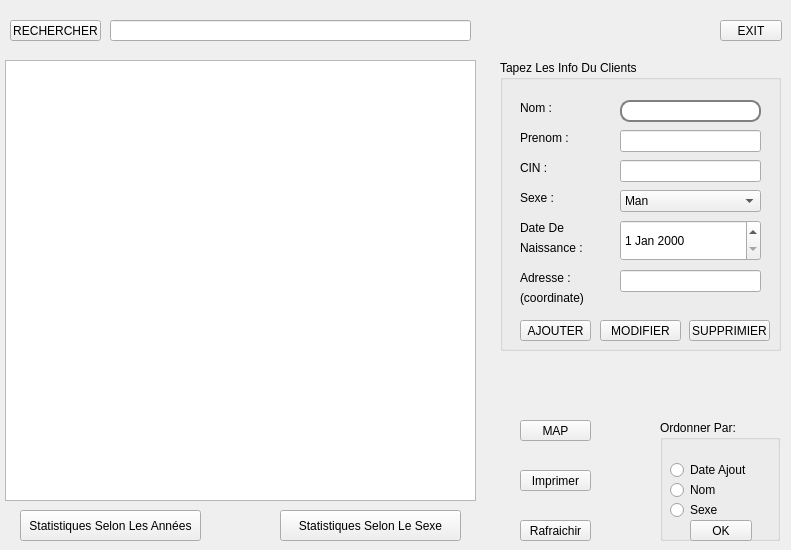
   <widget class="QWidget" name="Clients_Management">
    <attribute name="title">
     <string>Clients</string>
    </attribute>
    <widget class="QGroupBox" name="groupBox_OrderBy">
     <property name="geometry">
      <rect>
       <x>660</x>
       <y>420</y>
       <width>120</width>
       <height>121</height>
      </rect>
     </property>
     <property name="title">
      <string>Ordonner Par:</string>
     </property>
     <widget class="QRadioButton" name="radioButton_Subscription">
      <property name="geometry">
       <rect>
        <x>10</x>
        <y>40</y>
        <width>97</width>
        <height>20</height>
       </rect>
      </property>
      <property name="styleSheet">
       <string notr="true"/>
      </property>
      <property name="text">
       <string>Date Ajout</string>
      </property>
     </widget>
     <widget class="QRadioButton" name="radioButton_Names">
      <property name="geometry">
       <rect>
        <x>10</x>
        <y>60</y>
        <width>97</width>
        <height>20</height>
       </rect>
      </property>
      <property name="text">
       <string>Nom</string>
      </property>
     </widget>
     <widget class="QRadioButton" name="radioButton_Gender">
      <property name="geometry">
       <rect>
        <x>10</x>
        <y>80</y>
        <width>97</width>
        <height>20</height>
       </rect>
      </property>
      <property name="text">
       <string>Sexe</string>
      </property>
     </widget>
     <widget class="QPushButton" name="pushButton_OK">
      <property name="geometry">
       <rect>
        <x>30</x>
        <y>100</y>
        <width>62</width>
        <height>21</height>
       </rect>
      </property>
      <property name="text">
       <string>OK</string>
      </property>
     </widget>
    </widget>
    <widget class="QGroupBox" name="groupBox_ClientInfo">
     <property name="geometry">
      <rect>
       <x>500</x>
       <y>60</y>
       <width>281</width>
       <height>291</height>
      </rect>
     </property>
     <property name="title">
      <string>Tapez Les Info Du Clients</string>
     </property>
     <widget class="QPushButton" name="pushButton_Add">
      <property name="geometry">
       <rect>
        <x>20</x>
        <y>260</y>
        <width>71</width>
        <height>21</height>
       </rect>
      </property>
      <property name="text">
       <string>AJOUTER</string>
      </property>
     </widget>
     <widget class="QLabel" name="label">
      <property name="geometry">
       <rect>
        <x>20</x>
        <y>40</y>
        <width>91</width>
        <height>16</height>
       </rect>
      </property>
      <property name="text">
       <string>Nom :</string>
      </property>
     </widget>
     <widget class="QLabel" name="label_2">
      <property name="geometry">
       <rect>
        <x>20</x>
        <y>70</y>
        <width>91</width>
        <height>16</height>
       </rect>
      </property>
      <property name="text">
       <string>Prenom :</string>
      </property>
     </widget>
     <widget class="QLabel" name="label_3">
      <property name="geometry">
       <rect>
        <x>20</x>
        <y>130</y>
        <width>56</width>
        <height>16</height>
       </rect>
      </property>
      <property name="text">
       <string>Sexe :</string>
      </property>
     </widget>
     <widget class="QLineEdit" name="lineEdit_FirstName">
      <property name="geometry">
       <rect>
        <x>120</x>
        <y>40</y>
        <width>141</width>
        <height>22</height>
       </rect>
      </property>
      <property name="styleSheet">
       <string notr="true">QLineEdit {
    border: 2px solid gray;
    border-radius: 10px;
    padding: 0 8px;
    background: white;
    selection-background-color: darkgray;
}</string>
      </property>
     </widget>
     <widget class="QLineEdit" name="lineEdit_LastName">
      <property name="geometry">
       <rect>
        <x>120</x>
        <y>70</y>
        <width>141</width>
        <height>22</height>
       </rect>
      </property>
     </widget>
     <widget class="QComboBox" name="comboBox_Gender">
      <property name="geometry">
       <rect>
        <x>120</x>
        <y>130</y>
        <width>141</width>
        <height>22</height>
       </rect>
      </property>
      <property name="styleSheet">
       <string notr="true"/>
      </property>
      <item>
       <property name="text">
        <string>Man</string>
       </property>
      </item>
      <item>
       <property name="text">
        <string>Woman</string>
       </property>
      </item>
     </widget>
     <widget class="QLabel" name="label_4">
      <property name="geometry">
       <rect>
        <x>20</x>
        <y>160</y>
        <width>91</width>
        <height>16</height>
       </rect>
      </property>
      <property name="text">
       <string>Date De </string>
      </property>
     </widget>
     <widget class="QDateEdit" name="dateEdit_BirthDate">
      <property name="geometry">
       <rect>
        <x>120</x>
        <y>160</y>
        <width>141</width>
        <height>41</height>
       </rect>
      </property>
      <property name="styleSheet">
       <string notr="true"/>
      </property>
     </widget>
     <widget class="QPushButton" name="pushButton_modify">
      <property name="geometry">
       <rect>
        <x>100</x>
        <y>260</y>
        <width>81</width>
        <height>21</height>
       </rect>
      </property>
      <property name="text">
       <string>MODIFIER</string>
      </property>
     </widget>
     <widget class="QLineEdit" name="lineEdit_CIN">
      <property name="geometry">
       <rect>
        <x>120</x>
        <y>100</y>
        <width>141</width>
        <height>22</height>
       </rect>
      </property>
     </widget>
     <widget class="QLabel" name="label_5">
      <property name="geometry">
       <rect>
        <x>20</x>
        <y>100</y>
        <width>71</width>
        <height>16</height>
       </rect>
      </property>
      <property name="text">
       <string>CIN :</string>
      </property>
     </widget>
     <widget class="QPushButton" name="pushButton_delete">
      <property name="geometry">
       <rect>
        <x>189</x>
        <y>260</y>
        <width>81</width>
        <height>21</height>
       </rect>
      </property>
      <property name="text">
       <string>SUPPRIMIER</string>
      </property>
     </widget>
     <widget class="QLabel" name="label_6">
      <property name="geometry">
       <rect>
        <x>20</x>
        <y>180</y>
        <width>71</width>
        <height>16</height>
       </rect>
      </property>
      <property name="text">
       <string>Naissance :</string>
      </property>
     </widget>
     <widget class="QLineEdit" name="lineEdit_Adresse">
      <property name="geometry">
       <rect>
        <x>120</x>
        <y>210</y>
        <width>141</width>
        <height>22</height>
       </rect>
      </property>
     </widget>
     <widget class="QLabel" name="label_7">
      <property name="geometry">
       <rect>
        <x>20</x>
        <y>210</y>
        <width>91</width>
        <height>16</height>
       </rect>
      </property>
      <property name="text">
       <string>Adresse :</string>
      </property>
     </widget>
     <widget class="QLabel" name="label_8">
      <property name="geometry">
       <rect>
        <x>20</x>
        <y>230</y>
        <width>71</width>
        <height>16</height>
       </rect>
      </property>
      <property name="text">
       <string>(coordinate)</string>
      </property>
     </widget>
    </widget>
    <widget class="QLineEdit" name="lineEdit_SearchBar">
     <property name="geometry">
      <rect>
       <x>110</x>
       <y>20</y>
       <width>361</width>
       <height>21</height>
      </rect>
     </property>
    </widget>
    <widget class="QPushButton" name="pushButton_Search">
     <property name="geometry">
      <rect>
       <x>10</x>
       <y>20</y>
       <width>91</width>
       <height>21</height>
      </rect>
     </property>
     <property name="text">
      <string>RECHERCHER</string>
     </property>
    </widget>
    <widget class="QPushButton" name="pushButton_Quit">
     <property name="geometry">
      <rect>
       <x>720</x>
       <y>20</y>
       <width>62</width>
       <height>21</height>
      </rect>
     </property>
     <property name="text">
      <string>EXIT</string>
     </property>
    </widget>
    <widget class="QPushButton" name="pushButton_ShowAll">
     <property name="geometry">
      <rect>
       <x>520</x>
       <y>520</y>
       <width>71</width>
       <height>21</height>
      </rect>
     </property>
     <property name="text">
      <string>Rafraichir</string>
     </property>
    </widget>
    <widget class="QTableView" name="tableView">
     <property name="geometry">
      <rect>
       <x>5</x>
       <y>60</y>
       <width>471</width>
       <height>441</height>
      </rect>
     </property>
    </widget>
    <widget class="QPushButton" name="pushButton_print">
     <property name="geometry">
      <rect>
       <x>520</x>
       <y>470</y>
       <width>71</width>
       <height>21</height>
      </rect>
     </property>
     <property name="text">
      <string>Imprimer</string>
     </property>
    </widget>
    <widget class="QPushButton" name="pushButton_Stats">
     <property name="geometry">
      <rect>
       <x>280</x>
       <y>510</y>
       <width>181</width>
       <height>31</height>
      </rect>
     </property>
     <property name="text">
      <string>Statistiques Selon Le Sexe</string>
     </property>
    </widget>
    <widget class="QPushButton" name="pushButton_StatsNB">
     <property name="geometry">
      <rect>
       <x>20</x>
       <y>510</y>
       <width>181</width>
       <height>31</height>
      </rect>
     </property>
     <property name="text">
      <string>Statistiques Selon Les Années</string>
     </property>
    </widget>
    <widget class="QPushButton" name="MAP">
     <property name="geometry">
      <rect>
       <x>520</x>
       <y>420</y>
       <width>71</width>
       <height>21</height>
      </rect>
     </property>
     <property name="text">
      <string>MAP</string>
     </property>
    </widget>
   </widget>
